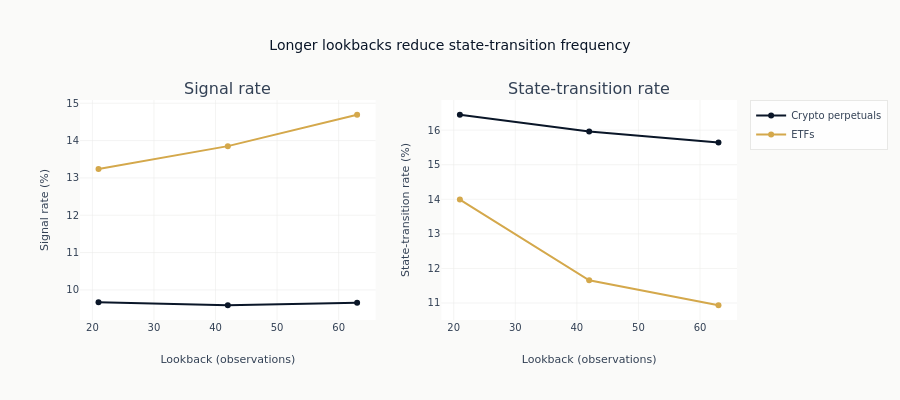

This figure's notebook cell:
### Markdown cell above
Both panels use the same ordered lookback grid for each prediction set.

### Code cell
fig = make_subplots(rows=1, cols=2, subplot_titles=["Signal rate", "State-transition rate"])
for case_study in CASE_STUDIES:
    data = lookback_plot_data[case_study]
    fig.add_trace(
        go.Scatter(
            x=data["window"].to_list(),
            y=(data["signal_rate"] * 100).to_list(),
            name=CASE_STUDIES[case_study],
            mode="lines+markers",
            line=dict(color=CASE_STUDY_COLORS[case_study]),
            marker=dict(color=CASE_STUDY_COLORS[case_study]),
        ),
        row=1,
        col=1,
    )
    fig.add_trace(
        go.Scatter(
            x=data["window"].to_list(),
            y=(data["transition_rate"] * 100).to_list(),
            name=CASE_STUDIES[case_study],
            mode="lines+markers",
            line=dict(color=CASE_STUDY_COLORS[case_study]),
            marker=dict(color=CASE_STUDY_COLORS[case_study]),
            showlegend=False,
        ),
        row=1,
        col=2,
    )
fig.update_layout(
    title="Longer lookbacks reduce state-transition frequency",
    height=400,
    margin=dict(t=100, r=140),
    legend=dict(x=1.02, y=1.0, xanchor="left", yanchor="top"),
)
fig.update_xaxes(title_text="Lookback (observations)", row=1, col=1)
fig.update_xaxes(title_text="Lookback (observations)", row=1, col=2)
fig.update_yaxes(title_text="Signal rate (%)", row=1, col=1)
fig.update_yaxes(title_text="State-transition rate (%)", row=1, col=2)
fig.show()

### Figure 1 — Plotly figure (JSON) as saved in the notebook; plotly's stock layout.template omitted (floating-point values rounded to 4 significant figures)
{"data": [{"line": {"color": "#0a1628"}, "marker": {"color": "#0a1628"}, "mode": "lines+markers", "name": "Crypto perpetuals", "type": "scatter", "x": [21, 42, 63], "xaxis": "x", "y": [9.671, 9.589, 9.657], "yaxis": "y"}, {"line": {"color": "#0a1628"}, "marker": {"color": "#0a1628"}, "mode": "lines+markers", "name": "Crypto perpetuals", "showlegend": false, "type": "scatter", "x": [21, 42, 63], "xaxis": "x2", "y": [16.45, 15.96, 15.64], "yaxis": "y2"}, {"line": {"color": "#D4A84B"}, "marker": {"color": "#D4A84B"}, "mode": "lines+markers", "name": "ETFs", "type": "scatter", "x": [21, 42, 63], "xaxis": "x", "y": [13.24, 13.85, 14.69], "yaxis": "y"}, {"line": {"color": "#D4A84B"}, "marker": {"color": "#D4A84B"}, "mode": "lines+markers", "name": "ETFs", "showlegend": false, "type": "scatter", "x": [21, 42, 63], "xaxis": "x2", "y": [13.99, 11.66, 10.93], "yaxis": "y2"}], "layout": {"annotations": [{"font": {"size": 16}, "showarrow": false, "text": "Signal rate", "x": 0.225, "xanchor": "center", "xref": "paper", "y": 1.0, "yanchor": "bottom", "yref": "paper"}, {"font": {"size": 16}, "showarrow": false, "text": "State-transition rate", "x": 0.775, "xanchor": "center", "xref": "paper", "y": 1.0, "yanchor": "bottom", "yref": "paper"}], "height": 400, "legend": {"x": 1.02, "xanchor": "left", "y": 1.0, "yanchor": "top"}, "margin": {"r": 140, "t": 100}, "title": {"text": "Longer lookbacks reduce state-transition frequency"}, "xaxis": {"anchor": "y", "domain": [0.0, 0.45], "title": {"text": "Lookback (observations)"}}, "xaxis2": {"anchor": "y2", "domain": [0.55, 1.0], "title": {"text": "Lookback (observations)"}}, "yaxis": {"anchor": "x", "domain": [0.0, 1.0], "title": {"text": "Signal rate (%)"}}, "yaxis2": {"anchor": "x2", "domain": [0.0, 1.0], "title": {"text": "State-transition rate (%)"}}}}
